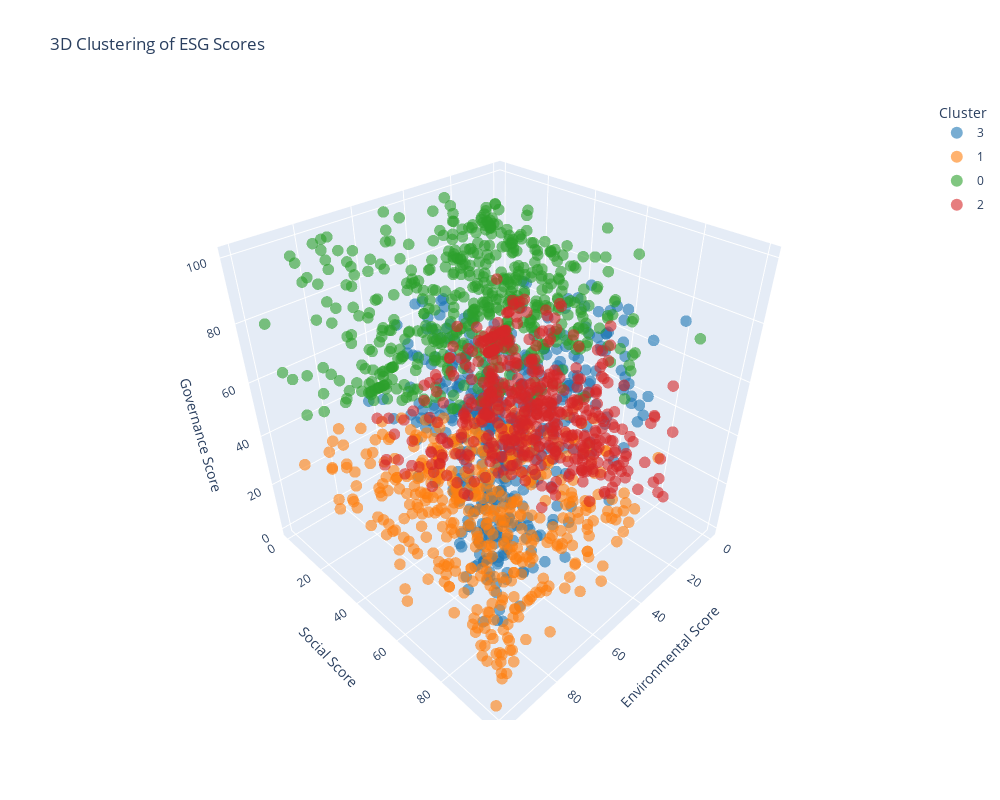

Write notebook code for a chart like this one.
### Code cell
# Applying KMeans with 3 clusters as a demonstration
kmeans = KMeans(n_clusters=my_choice_n_clusters, random_state=42)
clusters = kmeans.fit_predict(scaled_features)

# Converting Cluster column to categorical type to ensure proper handling of discrete colors
#esg_scores['Cluster'] = clusters
esg_scores['Cluster'] = clusters.astype(str)  # Alternatively, use pd.Categorical if needed


# Plotting the ESG scores in a 3D space using Plotly
fig = px.scatter_3d(
    esg_scores,
    x='E_score',
    y='S_score',
    z='G_score',
    color='Cluster',
    title='3D Clustering of ESG Scores',
    labels={'E_score': 'E Score', 'S_score': 'S Score', 'G_score': 'G Score'},
    hover_data=['ticker'],
    color_discrete_sequence=px.colors.qualitative.D3   # Choose your desired colormap here: https://media.geeksforgeeks.org/wp-content/uploads/20220223155442/newplot12.png
)


# Adjusting figure size, marker size, and adding transparency
fig.update_traces(marker=dict(size=4, opacity=0.6))  # Smaller markers and added transparency

# Updating layout for improved visuals
fig.update_layout(scene=dict(
    xaxis_title='Environmental Score',
    yaxis_title='Social Score',
    zaxis_title='Governance Score'
    ),
    width=1000,  # Increased figure width
    height=800,   # Increased figure height
    legend=dict(
        itemsizing='constant',  # Ensures the size is consistent
        tracegroupgap=5,
        font=dict(size=12),
        #itemclick='toggleothers',
        #itemdoubleclick='toggle',
        itemwidth=30,
    )              
)
fig.show()

### Figure 1 — Plotly figure (JSON) as saved in the notebook; plotly's stock layout.template omitted (floating-point values rounded to 4 significant figures; data arrays with more than 128 entries replaced by an {"elided": "..."} marker saying what was removed)
{"data": [{"customdata": {"elided": "482x1 str values"}, "hovertemplate": "Cluster=3<br>E Score=%{x}<br>S Score=%{y}<br>G Score=%{z}<br>ticker=%{customdata[0]}<extra></extra>", "legendgroup": "3", "marker": {"color": "#1F77B4", "opacity": 0.6, "size": 4, "symbol": "circle"}, "mode": "markers", "name": "3", "scene": "scene", "showlegend": true, "type": "scatter3d", "x": {"elided": "482 float values"}, "y": {"elided": "482 float values"}, "z": {"elided": "482 float values"}}, {"customdata": {"elided": "455x1 str values"}, "hovertemplate": "Cluster=1<br>E Score=%{x}<br>S Score=%{y}<br>G Score=%{z}<br>ticker=%{customdata[0]}<extra></extra>", "legendgroup": "1", "marker": {"color": "#FF7F0E", "opacity": 0.6, "size": 4, "symbol": "circle"}, "mode": "markers", "name": "1", "scene": "scene", "showlegend": true, "type": "scatter3d", "x": {"elided": "455 float values"}, "y": {"elided": "455 float values"}, "z": {"elided": "455 float values"}}, {"customdata": {"elided": "537x1 str values"}, "hovertemplate": "Cluster=0<br>E Score=%{x}<br>S Score=%{y}<br>G Score=%{z}<br>ticker=%{customdata[0]}<extra></extra>", "legendgroup": "0", "marker": {"color": "#2CA02C", "opacity": 0.6, "size": 4, "symbol": "circle"}, "mode": "markers", "name": "0", "scene": "scene", "showlegend": true, "type": "scatter3d", "x": {"elided": "537 float values"}, "y": {"elided": "537 float values"}, "z": {"elided": "537 float values"}}, {"customdata": {"elided": "500x1 str values"}, "hovertemplate": "Cluster=2<br>E Score=%{x}<br>S Score=%{y}<br>G Score=%{z}<br>ticker=%{customdata[0]}<extra></extra>", "legendgroup": "2", "marker": {"color": "#D62728", "opacity": 0.6, "size": 4, "symbol": "circle"}, "mode": "markers", "name": "2", "scene": "scene", "showlegend": true, "type": "scatter3d", "x": {"elided": "500 float values"}, "y": {"elided": "500 float values"}, "z": {"elided": "500 float values"}}], "layout": {"height": 800, "legend": {"font": {"size": 12}, "itemsizing": "constant", "itemwidth": 30, "title": {"text": "Cluster"}, "tracegroupgap": 5}, "scene": {"domain": {"x": [0, 1], "y": [0, 1]}, "xaxis": {"title": {"text": "Environmental Score"}}, "yaxis": {"title": {"text": "Social Score"}}, "zaxis": {"title": {"text": "Governance Score"}}}, "title": {"text": "3D Clustering of ESG Scores"}, "width": 1000}}
